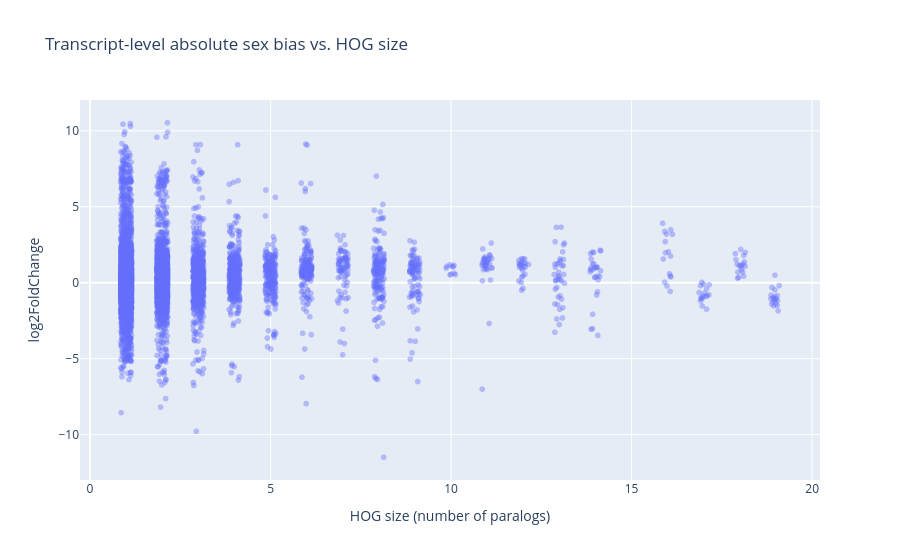

The notebook cell this image was saved under:
### Markdown cell above
Plot abs bias vs. HOG size

### Code cell
fig = px.scatter(
    salmon_map_results_HOG,
    x=salmon_map_results_HOG["HOG_size"] + jitter,
    y=salmon_map_results_HOG["log2FoldChange"],
    hover_name="transcript_id",
    opacity=0.4,
    labels={
        "x": "HOG size (number of paralogs)",
        "y": "Transcript log2FoldChange"
    },
    title="Transcript-level absolute sex bias vs. HOG size"
)

fig.show()

### Figure 1 — Plotly figure (JSON) as saved in the notebook; plotly's stock layout.template omitted (floating-point values rounded to 4 significant figures; data arrays with more than 128 entries replaced by an {"elided": "..."} marker saying what was removed)
{"data": [{"hovertemplate": "<b>%{hovertext}</b><br><br>HOG size (number of paralogs)=%{x}<br>log2FoldChange=%{y}<extra></extra>", "hovertext": {"elided": "12837 str values"}, "legendgroup": "", "marker": {"color": "#636efa", "opacity": 0.4, "symbol": "circle"}, "mode": "markers", "name": "", "showlegend": false, "type": "scattergl", "x": {"elided": "12837 float values"}, "xaxis": "x", "y": {"elided": "12837 float values"}, "yaxis": "y"}], "layout": {"legend": {"tracegroupgap": 0}, "title": {"text": "Transcript-level absolute sex bias vs. HOG size"}, "xaxis": {"anchor": "y", "domain": [0, 1], "title": {"text": "HOG size (number of paralogs)"}}, "yaxis": {"anchor": "x", "domain": [0, 1], "title": {"text": "log2FoldChange"}}}}
